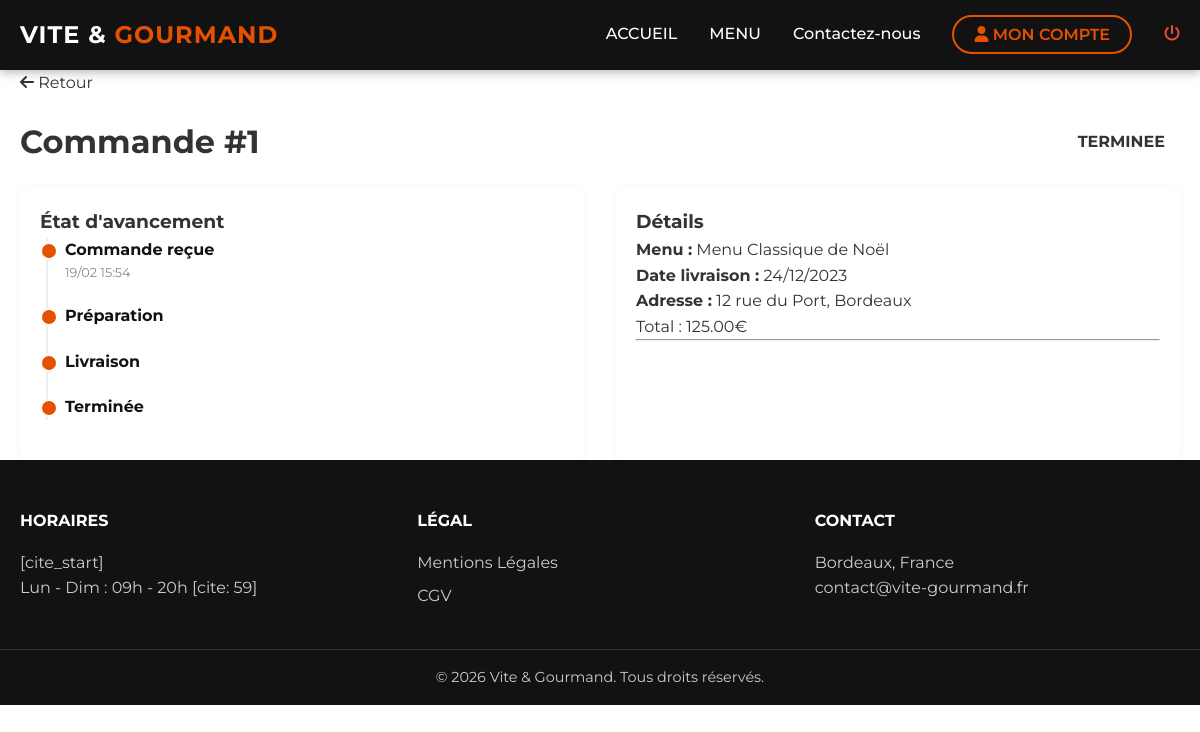
Screenshot of /app/suivi-commande.php?id=1 (signed in) with the database file from the repository.
### tables this page shows
CREATE TABLE commandes (
    id INT AUTO_INCREMENT PRIMARY KEY,
    user_id INT NOT NULL,
    menu_id INT NOT NULL,
    date_commande DATETIME DEFAULT CURRENT_TIMESTAMP,
    date_livraison DATE NOT NULL,
    heure_livraison TIME NOT NULL,
    adresse_livraison TEXT NOT NULL,
    distance_km INT DEFAULT 0,
    nb_pers INT NOT NULL,
    prix_total DECIMAL(10,2) NOT NULL,
    statut ENUM('en_attente', 'accepte', 'preparation', 'livraison', 'livre', 'retour_materiel', 'terminee', 'annulee') DEFAULT 'en_attente',
    materiel_prete BOOLEAN DEFAULT FALSE,  
    FOREIGN KEY(user_id) REFERENCES users(id),
    FOREIGN KEY(menu_id) REFERENCES menus(id)
);

CREATE TABLE menus (
    id INT AUTO_INCREMENT PRIMARY KEY,
    titre VARCHAR(100) NOT NULL,
    description TEXT,
    prix DECIMAL(10,2) NOT NULL,
    min_pers INT DEFAULT 4,
    stock INT DEFAULT 0,
    theme VARCHAR(50),  
    regime VARCHAR(50),  
    photo VARCHAR(255),
    delai_commande VARCHAR(100) DEFAULT '48h à l''avance',
    est_visible BOOLEAN DEFAULT TRUE
);

### app/classes/Database.php (called while the page is built)
<?php
class Database {
    private $host = 'db';
    private $dbname = 'vite_gourmand';
    private $username = 'root';
    private $password = 'root';
    public $pdo;
    public function __construct() {
        try {
            $this->pdo = new PDO("mysql:host={$this->host};dbname={$this->dbname};charset=utf8mb4", $this->username, $this->password);
            $this->pdo->setAttribute(PDO::ATTR_ERRMODE, PDO::ERRMODE_EXCEPTION);
            $this->pdo->setAttribute(PDO::ATTR_DEFAULT_FETCH_MODE, PDO::FETCH_ASSOC);
        } catch (PDOException $e) {
            die("Erreur de connexion : " . $e->getMessage());
        }
    }
    public function getPdo() {
        return $this->pdo;
    }
}

### app/config/init.php (called while the page is built, shortened)
<?php
$db = new Database();
?>

### app/classes/OrderManager.php (called while the page is built, shortened)
<?php
class OrderManager {
    private $db;
    public function __construct(Database $db) {
        $this->db = $db->getPdo();
    }
    public function getOrder($id, $userId) {
        $sql = "SELECT c.*, m.titre as menu_titre
                FROM commandes c
                JOIN menus m ON c.menu_id = m.id
                WHERE c.id = ? AND c.user_id = ?";
        $stmt = $this->db->prepare($sql);
        $stmt->execute([$id, $userId]);
        return $stmt->fetch();
    }
}

### app/suivi-commande.php (the view, shortened to what this page needs)
<?php
    require 'config/init.php';
    $orderManager = new OrderManager($db);
    $id_cmd = $_GET['id'] ?? 0;
    $commande = $orderManager->getOrder($id_cmd, $_SESSION['user_id']);
    include 'header.php';
?>
<main class="conteneur tracking-page">
    <a href="profil.php" class="back-link"><i class="fas fa-arrow-left"></i> Retour</a>
    <div class="tracking-header">
        <h1>Commande #<?php echo $commande['id']; ?></h1>
        <span class="badge-status big <?php echo strtolower($commande['statut']); ?>">
            <?php echo str_replace('_', ' ', strtoupper($commande['statut'])); ?>
        </span>
    </div>
    <div class="tracking-grid">
        <div class="card-box timeline-box">
            <h3>État d'avancement</h3>
            <ul class="timeline">
                <li class="active">
                    <span class="text">Commande reçue</span>
                    <span class="time"><?php echo date("d/m H:i", strtotime($commande['date_commande'])); ?></span>
                </li>
                <?php if($commande['statut'] == 'annulee'): ?>
                    <li class="active" style="color:red;"><span class="text">Annulée</span></li>
                <?php else: ?>
                    <li class="<?php echo in_array($commande['statut'], ['preparation', 'livraison', 'terminee']) ? 'active' : ''; ?>">
                        <span class="text">Préparation</span>
                    </li>
                    <li class="<?php echo in_array($commande['statut'], ['livraison', 'terminee']) ? 'active' : ''; ?>">
                        <span class="text">Livraison</span>
                    </li>
                    <li class="<?php echo ($commande['statut'] == 'terminee') ? 'active' : ''; ?>">
                        <span class="text">Terminée</span>
                    </li>
                <?php endif; ?>
            </ul>
        </div>
        <div class="card-box details-box">
            <h3>Détails</h3>
            <p><strong>Menu :</strong> <?php echo htmlspecialchars($commande['menu_titre']); ?></p>
            <p><strong>Date livraison :</strong> <?php echo date("d/m/Y", strtotime($commande['date_livraison'])); ?></p>
            <p><strong>Adresse :</strong> <?php echo htmlspecialchars($commande['adresse_livraison']); ?></p>
            <p class="total-price">Total : <?php echo $commande['prix_total']; ?>€</p>
            <hr>
        </div>
    </div>
</main>
<?php include 'footer.php'; ?>

### app/style.css (style rules this page uses)
:root { --primary: #E65100; --primary-hover: #ff6d00; --dark: #121212; --light: #F9F9F9; --white: #ffffff; --shadow: 0 4px 6px rgba(0, 0, 0, 0.1); --transition: all 0.3s ease; }
* { box-sizing: border-box; margin: 0; padding: 0; }
body { font-family: 'Montserrat', sans-serif; background-color: var(--white); color: #333; line-height: 1.6; }
a { text-decoration: none; color: inherit; transition: var(--transition); }
ul { list-style: none; }
.conteneur { max-width: 1200px; margin: 0 auto; padding: 0 20px; }
.card-box { background: white; padding: 20px; border-radius: 8px; box-shadow: 0 2px 10px rgba(0,0,0,0.05); }
.badge-status { padding: 4px 8px; border-radius: 4px; font-size: 0.8rem; font-weight: bold; text-transform: uppercase; }
.tracking-header { display: flex; justify-content: space-between; align-items: center; margin: 20px 0; }
.badge-status.big { padding: 8px 15px; font-size: 1rem; }
.tracking-grid { display: grid; grid-template-columns: 1fr 1fr; gap: 2rem; }
.timeline { list-style: none; padding: 0; position: relative; }
.timeline::before { content: ''; position: absolute; left: 6px; top: 0; bottom: 0; width: 2px; background: #eee; }
.timeline li { margin-bottom: 20px; padding-left: 25px; position: relative; }
.timeline li::before { content: ''; position: absolute; left: 0; top: 5px; width: 14px; height: 14px; border-radius: 50%; background: #ccc; border: 2px solid white; }
.timeline li.active::before { background: var(--primary); }
.timeline li.active .text { font-weight: bold; color: var(--dark); }
.timeline .time { font-size: 0.8rem; color: #888; display: block; }

### rows the page displays
commandes: id "1", statut "TERMINEE", date_commande "19/02 15:54", menu.titre "Menu Classique de Noël", date_livraison "24/12/2023", adresse_livraison "12 rue du Port, Bordeaux", prix_total "125.00"
